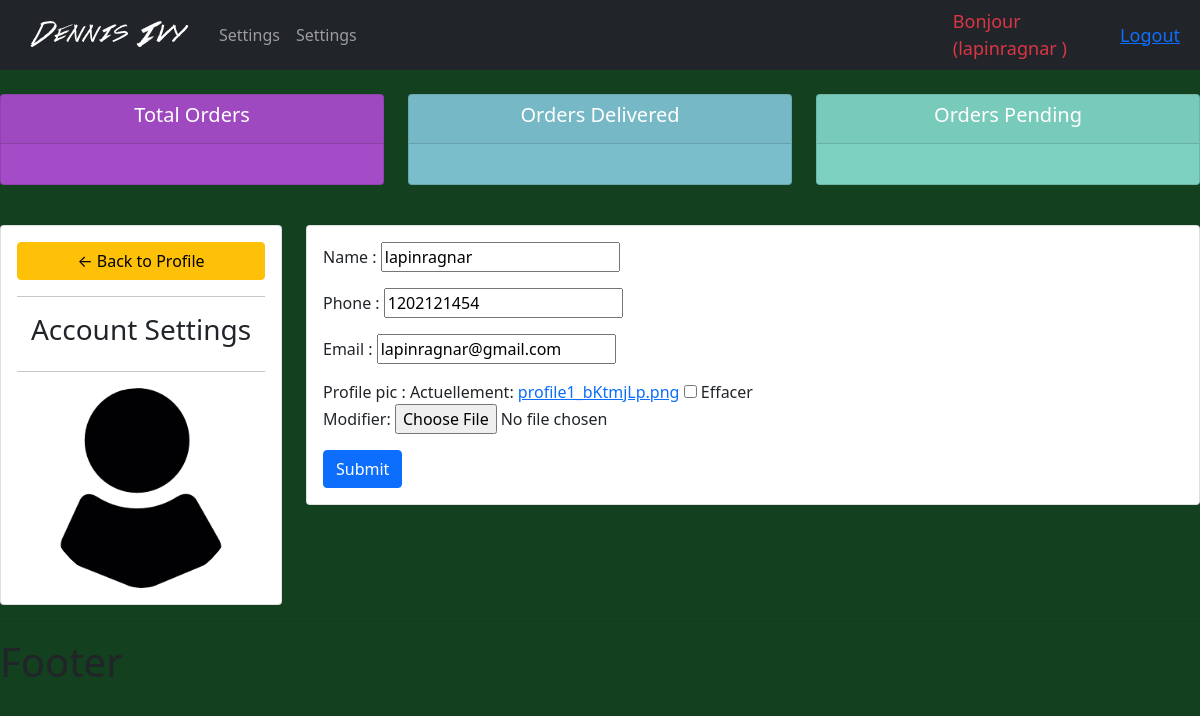
The app's page /account/ (signed in) with its own data.
### accounts/models.py (models this page shows, shortened)
class Customer(models.Model):
    user = models.OneToOneField(User, null=True, blank=True, on_delete=models.CASCADE)
    name = models.CharField(max_length=200, null=True)
    phone = models.CharField(max_length=200, null=True)
    email = models.CharField(max_length=200, null=True)
    profile_pic = models.ImageField(default='profile1.png', null=True, blank=True)
    date_created = models.DateTimeField(auto_now_add=True, null=True)

### accounts/decorators.py (the view)
        def weapper_func(request, *args, **kwargs):
            print("ca marche!", allowed_roles)
            group = None
            if request.user.groups.exists():
                group = request.user.groups.all()[0].name
            if group in allowed_roles:
                return view_func(request, *args, **kwargs)
            else:
                return HttpResponse('You are not authorized to view this page!')

### accounts/forms.py
class CustomerForm(ModelForm):
    class Meta:
        model = Customer
        fields = '__all__'
        exclude = ['user']

### accounts/views.py (called while the page is built)
@login_required(login_url='login')
@allowed_users(allowed_roles=['admin'])
def accountSettings(request):
    customer = request.user.customer
    form = CustomerForm(instance=customer)
    if request.method == 'POST':
        form = CustomerForm(request.POST, request.FILES, instance=customer)
        if form.is_valid():
            form.save()
    context = {'form': form}
    return render(request, 'accounts/account_settings.html', context)

### templates/accounts/account_settings.html (shortened to what this page needs)
{%  extends 'accounts/main.html' %}
{% load static %}
{% block content %}
<br>
<div class="row">
	<div class="col-md-3">
		<div class="card card-body">
			<a class="btn btn-warning" href="{% url 'home' %}"> &#8592; Back to Profile</a>
			<hr>
			<h3 style="text-align: center">Account Settings</h3>
			<hr>
			<img class="profile-pic" src="{{request.user.customer.profile_pic.url}}" >
		</div>
	</div>
	<div class="col-md-9">
		<div class="card card-body">
			<form method="POST" action="" enctype="multipart/form-data">
				{{form.as_p}}
			<input class="btn btn-primary" type="submit" name="Update Information">
			</form>
		</div>
	</div>
</div>
{% endblock %}

### templates/accounts/partials/_navbar.html (shortened to what this page needs)
{% load static %}
<nav class="navbar navbar-expand-lg navbar-dark bg-dark">
  <div class="container-fluid">
        <img src="{% static 'images/logo.png' %}" alt="">
        <div class="collapse navbar-collapse" id="navbarNav">
          <ul class="navbar-nav">
            {% if request.user.is_stuff %}
                <li class="nav-item">
                  <a class="nav-link" href="{% url 'home' %}">Dashboard</a>
                </li>
                <li class="nav-item">
                  <a class="nav-link" href="{% url 'products' %}">Products</a>
                </li>
            {% else %}
                <li class="nav-item">
                  <a class="nav-link" href="{% url 'account' %}">Settings</a>
                </li>
                <li class="nav-item">
                  <a class="nav-link" href="{% url 'account' %}">Settings</a>
                </li>
            {% endif %}
          </ul>
        </div>
  </div>
    <span class="hello-msg text-danger ">Bonjour ({{ request.user }} )</span>
    <span class="hello-msg"><a href="{% url 'logout' %}">Logout</a></span>
</nav>

### static/css/accounts/main.css (style rules this page uses)
body { background-color: #13401e; }

### templates/accounts/partials/_navbar.html (style rules this page uses)
.hello-msg { font-size: 18px; color: #fff; margin-right: 20px; }

### templates/accounts/account_settings.html (style rules this page uses)
.profile-pic { max-width: 200px; max-height:200px; margin: 0 auto; border-radius: 50%; }

### records on screen
Customer: name "lapinragnar", phone "1202121454", email "lapinragnar@gmail.com"

### other values on screen
{{ request.user }} "lapinragnar"
